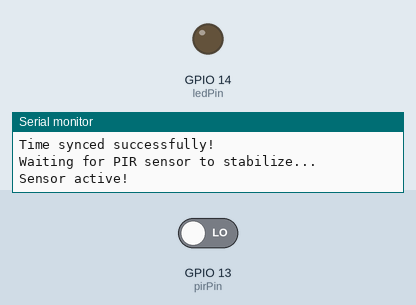
Recording of a sketch running on a simulated ESP32. On the bench: output pins drawn as LEDs (lit = HIGH), the last lines printed to the serial monitor. The inputs (shaded band) are chosen by the test bench; at power-on: GPIO 13 (pirPin) LOW. WiFi joins after 1.5 s; servers stay silent unless stated; the local clock reads 2024-03-15 10:24:30 at power-on unless the sketch sets it.

Above: at 13.0 s.
13.1 s: GPIO 13 (pirPin) driven HIGH
At 13.9 s:
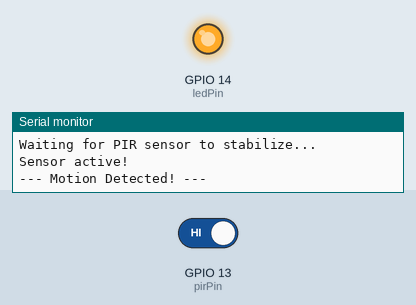
14.6 s: GPIO 13 (pirPin) driven LOW
At 15.1 s:
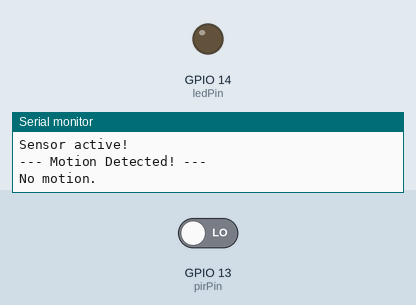
Timing chart, 0 to 17.6 s (numbered marks = the images above; inputs shaded):
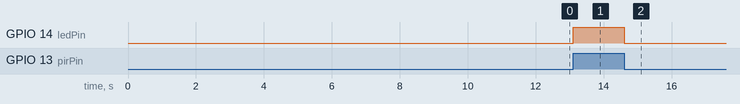

The sketch:

ESP32_Telegram_Security_System.ino
```cpp
#include <WiFi.h>
#include <WiFiClientSecure.h>
#include <UniversalTelegramBot.h>
#include <ArduinoJson.h>
#include "time.h"


const char* ssid = "YOUR_WIFI_NAME";
const char* password = "YOUR_WIFI_PASSWORD";


#define BOT_TOKEN "YOUR_BOT_TOKEN"
#define CHAT_ID "YOUR_CHAT_ID"


const long gmtOffset_sec = 21600;
const int daylightOffset_sec = 0;
const char* ntpServer = "pool.ntp.org";

//Pin Assignment
const int pirPin = 13;
const int ledPin = 14;

int motionStatus = 0;
int lastMotionStatus = LOW;

WiFiClientSecure client;
UniversalTelegramBot bot(BOT_TOKEN, client);


String getFormattedTime() {
  struct tm timeinfo;
  if (!getLocalTime(&timeinfo)) {
    return "Unknown Time";
  }
  char timeStringBuff[50];

  strftime(timeStringBuff, sizeof(timeStringBuff), "%H:%M:%S", &timeinfo);
  return String(timeStringBuff);
}

void setup() {
  Serial.begin(115200);

  pinMode(pirPin, INPUT);
  pinMode(ledPin, OUTPUT);


  Serial.print("Connecting to WiFi: ");
  WiFi.begin(ssid, password);

  client.setInsecure();

  while (WiFi.status() != WL_CONNECTED) {
    delay(500);
    Serial.print(".");
  }
  Serial.println("\nWiFi connected!");


  Serial.println("Syncing time with NTP server...");
  configTime(gmtOffset_sec, daylightOffset_sec, ntpServer);


  struct tm timeinfo;
  while (!getLocalTime(&timeinfo)) {
    Serial.print(".");
    delay(500);
  }
  Serial.println("\nTime synced successfully!");

  Serial.println("Waiting for PIR sensor to stabilize...");
  delay(10000);
  Serial.println("Sensor active!");

  bot.sendMessage(CHAT_ID, "ESP32 Security System Online \nTime: " + getFormattedTime(), "");
}

void loop() {
  motionStatus = digitalRead(pirPin);

  if (motionStatus != lastMotionStatus) {
    String currentTime = getFormattedTime();

    if (motionStatus == HIGH) {
      digitalWrite(ledPin, HIGH);
      Serial.println("--- Motion Detected! ---");

      bot.sendMessage(CHAT_ID, "Alert: Motion detected in the room!\n Time: " + currentTime, "");
    } else {
      digitalWrite(ledPin, LOW);
      Serial.println("No motion.");

      bot.sendMessage(CHAT_ID, "Clear: No more motion.\n Time: " + currentTime, "");
    }

    lastMotionStatus = motionStatus;
  }

  delay(50);
}
```

Measured:
- after the input at 13.1 s, GPIO 14 (ledPin): LOW → HIGH at once
- after the input at 14.6 s, GPIO 14 (ledPin): HIGH → LOW at once
